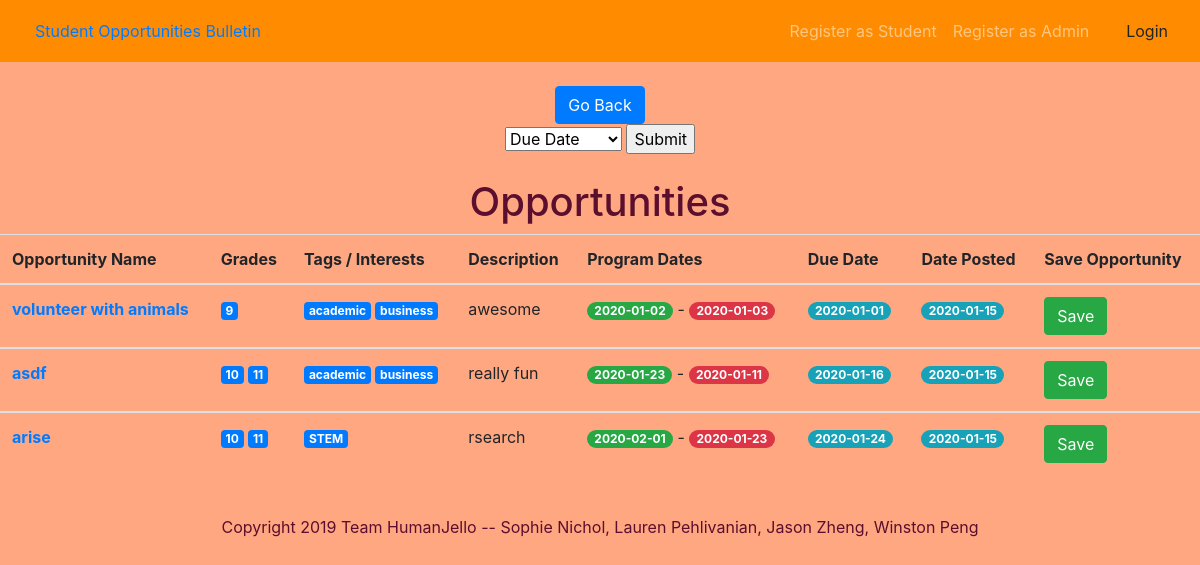
Page /allOps (signed in) on the committed database.
### tables this page shows
CREATE TABLE opportunities (
                opid INTEGER PRIMARY KEY,
                name TEXT,
                events BOOLEAN,
                academic BOOLEAN,
                business BOOLEAN,
                community_service BOOLEAN,
                leadership BOOLEAN,
                museums BOOLEAN,
                nature BOOLEAN,
                stem BOOLEAN,
                humanities BOOLEAN,
                scholarships BOOLEAN,
                description TEXT,
                link TEXT,
                cost INTEGER,
                gr9 BOOLEAN,
                gr10 BOOLEAN,
                gr11 BOOLEAN,
                gr12 BOOLEAN,
                location TEXT,
                duedate TEXT,
                posted TEXT,
                start_date TEXT,
                end_date TEXT,
                notes TEXT
                );

### app.py (the view)
@app.route("/allOps")
def allOps():
    if checkAuth():
        collection = dbfunctions.getAllOps(c)
        print(collection)
        return render_template('allOps.html', op_list = collection , admin=isAdmin())
    return redirect(url_for('root'))

### app.py (called while the page is built)
def checkAuth(): #checks if the user is logged in
    if "username" in session:
        return True
    else:
        return False

def isAdmin():
    return session['admin']

### utl/dbfunctions.py (called while the page is built)
def getAllOps(c):
    c.execute("SELECT * FROM opportunities;")
    all = c.fetchall()
    return all

### templates/allOps.html (shortened to what this page needs)
{% extends "base.html" %}
{% block body %}
{% if not admin %}<a href="/studentHome" class="btn btn-primary" role="button">Go Back</a>{% endif %}
<br>
<div align="center">
  <form action="/action_page.php">
    <select name="cars">
      <option value="duedate">Due Date</option>
    </select>
  <input type="submit">
</form>
<br>
  <h1> Opportunities </h1>
  <table class="table">
    <thead>
      <tr>
        <th scope="col">Opportunity Name</th>
        <th scope="col">Grades</th>
        <th scope="col">Tags / Interests</th>
        <th scope="col">Description</th>
        <th scope="col">Program Dates</th>
        <th scope="col">Due Date</th>
        <th scope="col">Date Posted</th>
        {% if admin %}
        <th scope="col">Edit</th>
        <th scope="col">Delete</th>
        {% else %}
        <th scope="col">Save Opportunity</th>
        {% endif %}
      </tr>
    </thead>
    {% for item in op_list %}
    <tbody>
      <tr>
        <th scope="row"><a href = "/view/{{item[0]}}">{{item[1]}}</a></th>
        <td>
          {% if item[15] %}<span class="badge badge-primary">9</span>{% endif %}
          {% if item[16] %}<span class="badge badge-primary">10</span>{% endif %}
          {% if item[17] %}<span class="badge badge-primary">11</span>{% endif %}
        </td>
        <td>
          {% if item[3] %}<span class="badge badge-primary">academic</span>{% endif %}
          {% if item[4] %}<span class="badge badge-primary">business</span>{% endif %}
          {% if item[9] %}<span class="badge badge-primary">STEM</span>{% endif %}
        </td>
        <td><div style="overflow-y: scrollable;">{{item[12]}}</div></td>
        <td><span class="badge badge-pill badge-success">{{item[22]}}</span> -
            <span class="badge badge-pill badge-danger">{{item[23]}}</span>
        </td>
        <td><span class="badge badge-pill badge-info">{{item[20]}}</span></td>
        <td><span class="badge badge-pill badge-info">{{item[21]}}</span></td>
        {% if admin %}
        <td><a href="/editOpp/{{item[0]}}" class="btn btn-warning" role="button">Edit</a></td>
        <td><a href="/delOpp/{{item[0]}}" class="btn btn-danger" role="button">Delete</a></td>
        {% else %}
        <td><a href="/saveOpp/{{item[0]}}" class="btn btn-success" role="button">Save</a></td>
        {% endif %}
      {% endfor %}
    </tbody>
  </table>
  <br>
</div>
{% endblock %}

### rows in the picture
opportunities: name "volunteer with animals", gr9 "9", academic "academic", business "business", description "awesome", start_date "2020-01-02", end_date "2020-01-03", duedate "2020-01-01", posted "2020-01-15"
opportunities: name "asdf", gr10 "10", gr11 "11", academic "academic", business "business", description "really fun", start_date "2020-01-23", end_date "2020-01-11", duedate "2020-01-16", posted "2020-01-15"
opportunities: name "arise", gr10 "10", gr11 "11", stem "STEM", description "rsearch", start_date "2020-02-01", end_date "2020-01-23", duedate "2020-01-24", posted "2020-01-15"
